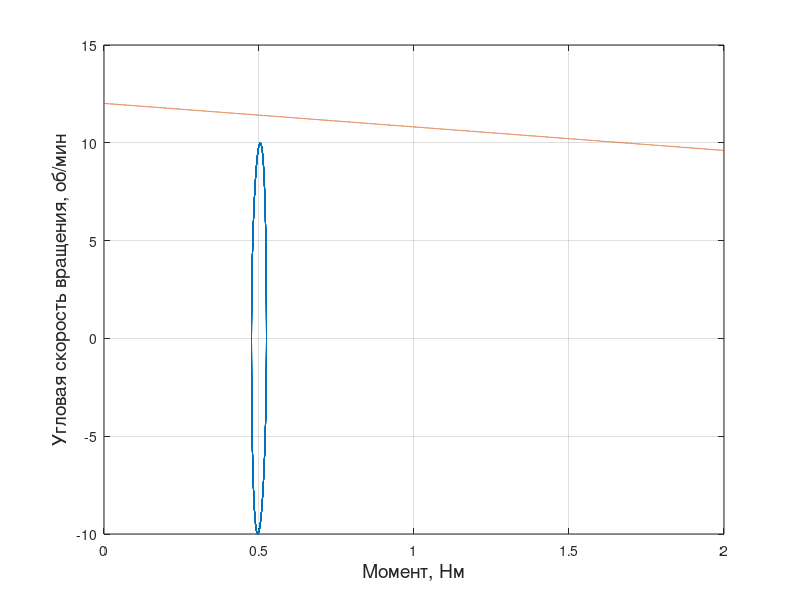

MATLAB code for this plot:
t = 0:0.1:1000;
w = 1;
a = 6.2;
w_ = w / a;
J = 0.15;
k = 0.004;% гидродинамический коэф
M = 0.5;
a_t = a*sin(w_*t);
w_t = a*w_*cos(w_*t);
q_t = a*w_*w_*sin(w_*t);


Mn = -J.*q_t + k.*abs(w_t).*w_t + M;
% Mn = -J.*q_t + k.*w_t + M;
plot(Mn, 10*w_t)
% xlim([0.3 0.7])
% ylim([-11 11])
xlabel("Момент, Нм", "FontSize", 14)
ylabel("Угловая скорость вращения, об/мин", "FontSize", 14)
grid on
hold on
% построение механической характеристики двигателя
u = 0.5;
i = 546;
m_ = 36.6;
m = 0:0.1:m_* i * u * 0.2;
n0 = 6560/i;
N_M = n0*(1 - m/(m_ * i * u));
plot(m/1000, N_M)
